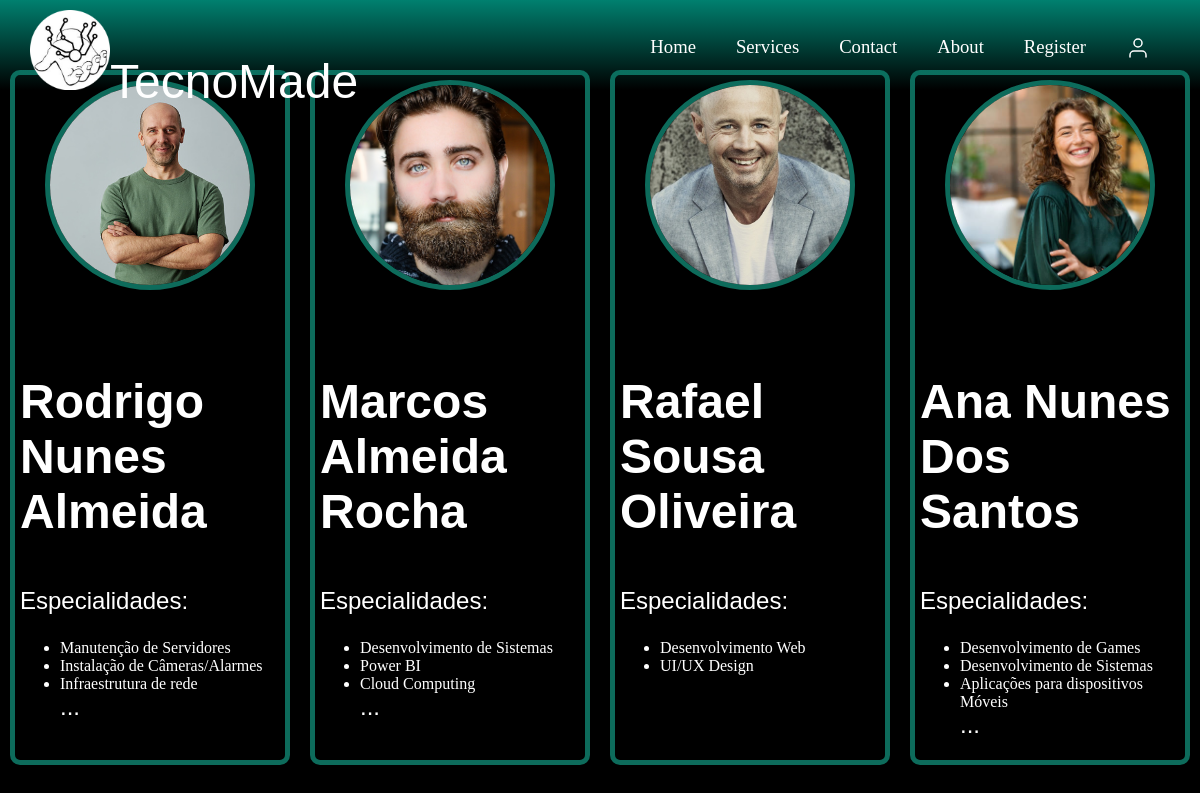
/prof.php, run on the app's committed database.
### tables this page shows
CREATE TABLE IF NOT EXISTS `prof` (
  `id_Pf` int(11) NOT NULL AUTO_INCREMENT,
  `pfName` varchar(100) NOT NULL,
  `dtNasPf` date NOT NULL,
  `email` varchar(100) NOT NULL,
  `celPf` varchar(20) NOT NULL,
  `gender` char(1) NOT NULL,
  `hashPass` varchar(255) NOT NULL,
  `cnpj` varchar(20) NOT NULL,
  `imgName` varchar(255) NOT NULL,
  `categorias` varchar(20) DEFAULT NULL,
  `descPf` text NOT NULL,
  `avaliacao_media` float DEFAULT NULL,
  PRIMARY KEY (`id_Pf`)
);

CREATE TABLE IF NOT EXISTS `categorias` (
  `id_Cat` int(11) NOT NULL AUTO_INCREMENT,
  `nome` varchar(100) DEFAULT NULL,
  PRIMARY KEY (`id_Cat`)
);

### prof.php (the view, shortened to what this page needs)
<!DOCTYPE html>
<html lang="en">
<head>
    <link rel="stylesheet" href="./css/prof.css">
</head>
<?php
if(!$_SESSION['usrLogado']){
    require_once 'navHome.php';
}
require_once 'connect.php';
$sql = "SELECT * FROM prof";
$result = $conn->query($sql);
$profissionals = array();
while ($row = $result->fetch_assoc()) {
    $profissionals[] = $row;
}
?>
<section class="container">
    <div class="row profissionals">
        <?php foreach ($profissionals as $professional): ?>
            <div class="col-md-4 professional" data-id="<?= $professional['id_Pf'] ?>">
                <img src='<?php echo "upload/".$professional['imgName']?>'
                alt="Imagem do Profissional"><br><br>
                <h3>
                    <?= $professional['pfName'] ?>
                </h3>
                <p>Especialidades:</p>
                <ul>
                    <?php
                    $catSql = "SELECT categorias.nome
                       FROM cat_sel
                       INNER JOIN categorias ON cat_sel.id_Cat = categorias.id_Cat
                       WHERE cat_sel.id_Pf = {$professional['id_Pf']}
                       LIMIT 3";
                    $catResult = $conn->query($catSql);
                    $counter = 0;
                    while ($catRow = $catResult->fetch_assoc()) {
                        echo "<li>{$catRow['nome']}</li>";
                        $counter++;
                    }
                    if ($counter > 2) {
                        echo "<p style='margin:0;'>...</p>";
                    }
                    ?>
                </ul>
            </div>
        <?php endforeach; ?>
    </div>
</section>
</html>

### css/prof.css (style rules this page uses)
.container { margin-top: 5%; }
.professional { background-color: black !important; cursor: pointer; width: 300px; border-radius: 10px; border: 5px solid rgb(13, 107, 91); margin: 10px; padding: 5px; color: white; }
.row { width: 100%; display: flex; }
.container img { border-radius: 15px; width: 350px; height: 350px; object-fit: cover; margin: 10px; border: 5px solid rgb(13, 107, 91); display: flex; margin: auto; }
.professional img { width: 200px; height: 200px; border-radius: 50%; }

### css/style_home.css (style rules this page uses)
p { font-size: 18pt !important; font-family: "League Spartan", sans-serif; }
h1,h2,h3,h4 { font-family: "Josefin Sans", sans-serif; font-size: 36pt; }
img { user-select: auto; -webkit-user-select:none; -moz-user-select:none; -ms-user-select:none; }
h3, h2 { text-shadow: none !important; }

### data on the page
prof: imgName (picture), pfName "Rodrigo Nunes Almeida"
categorias: nome "Manutenção de Servidores"
categorias: nome "Instalação de Câmeras/Alarmes"
categorias: nome "Infraestrutura de rede"
prof: imgName (picture), pfName "Marcos Almeida Rocha"
categorias: nome "Desenvolvimento de Sistemas"
categorias: nome "Power BI"
categorias: nome "Cloud Computing"
prof: imgName (picture), pfName "Rafael Sousa Oliveira"
categorias: nome "Desenvolvimento Web"
categorias: nome "UI/UX Design"
prof: imgName (picture), pfName "Ana Nunes Dos Santos"
categorias: nome "Desenvolvimento de Games"
categorias: nome "Aplicações para dispositivos Móveis"
